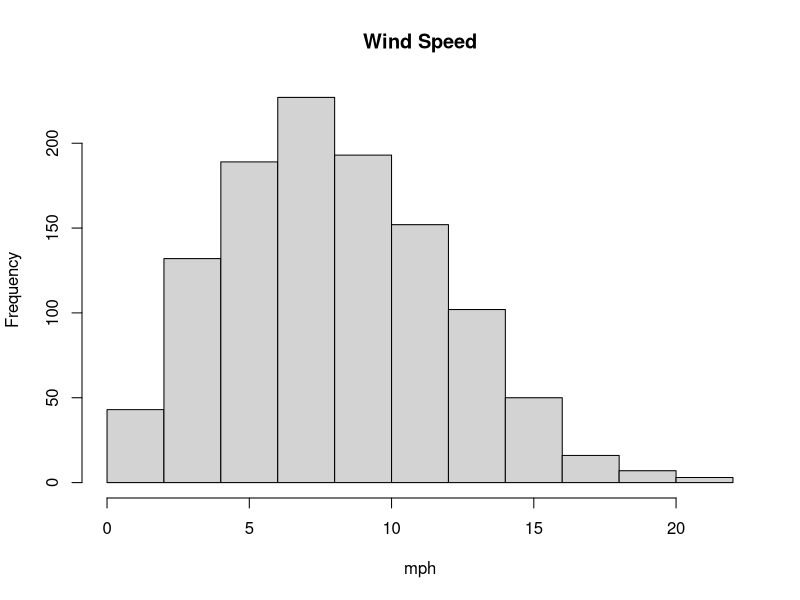

This chart was generated by the following R code: (Note: this script raises an error after producing the figure.)
require(tidyverse)

# getwd()
# setwd("C:/RW/Teaching/BC/STA9700S2023/Lecture notes") # Change path to where you save data file on your computer

# Input external data
getwd()

wind <- read.csv("Wind_power.csv") %>%
  as_tibble()

wind
summary(wind)

dim(wind)

head(wind)

names(wind)

speed = wind$WindSpeed

summary(speed)

hist(speed, main = "Wind Speed", xlab = "mph")

hist(WindSpeed, main="Wind Speed", breaks = 20, col= "red", xlab="mph", xlim =c (0, 21))

?hist
boxplot(WindSpeed,col="lightgray",main="Wind Speed",ylab="mph",ylim=c(0,21),horizontal=FALSE)

mean(speed)
sd(speed)

# confidence interval

wind_summ <-
wind %>%
#  group_by(vs) %>%
  summarise(mean.speed = mean(speed, na.rm = TRUE),
            sd.speed = sd(speed, na.rm = TRUE),
            n.speed = n()) %>%
  mutate(se.speed = sd.speed / sqrt(n.speed),
         lower.ci.speed = mean.speed - qt(1 - (0.05 / 2), n.speed - 1) * se.speed,
         upper.ci.speed = mean.speed + qt(1 - (0.05 / 2), n.speed - 1) * se.speed)

t.test(speed, conf.level = 0.95)

t.test(speed, conf.level = 0.95, mu = 8, alternative = "greater")

# t is 0.16716 (from t-test formula) 
# We lack significance evidence against H0, in favor of HA

# Because Type I is the probability of rejecting the null when the null is true
# Type II is failing to reject the null when the null is FALSE

# t-test provides result for corresponding confidence interval

# Mean is within the confidence interval

# if outside the confidence interval, if yes, 





